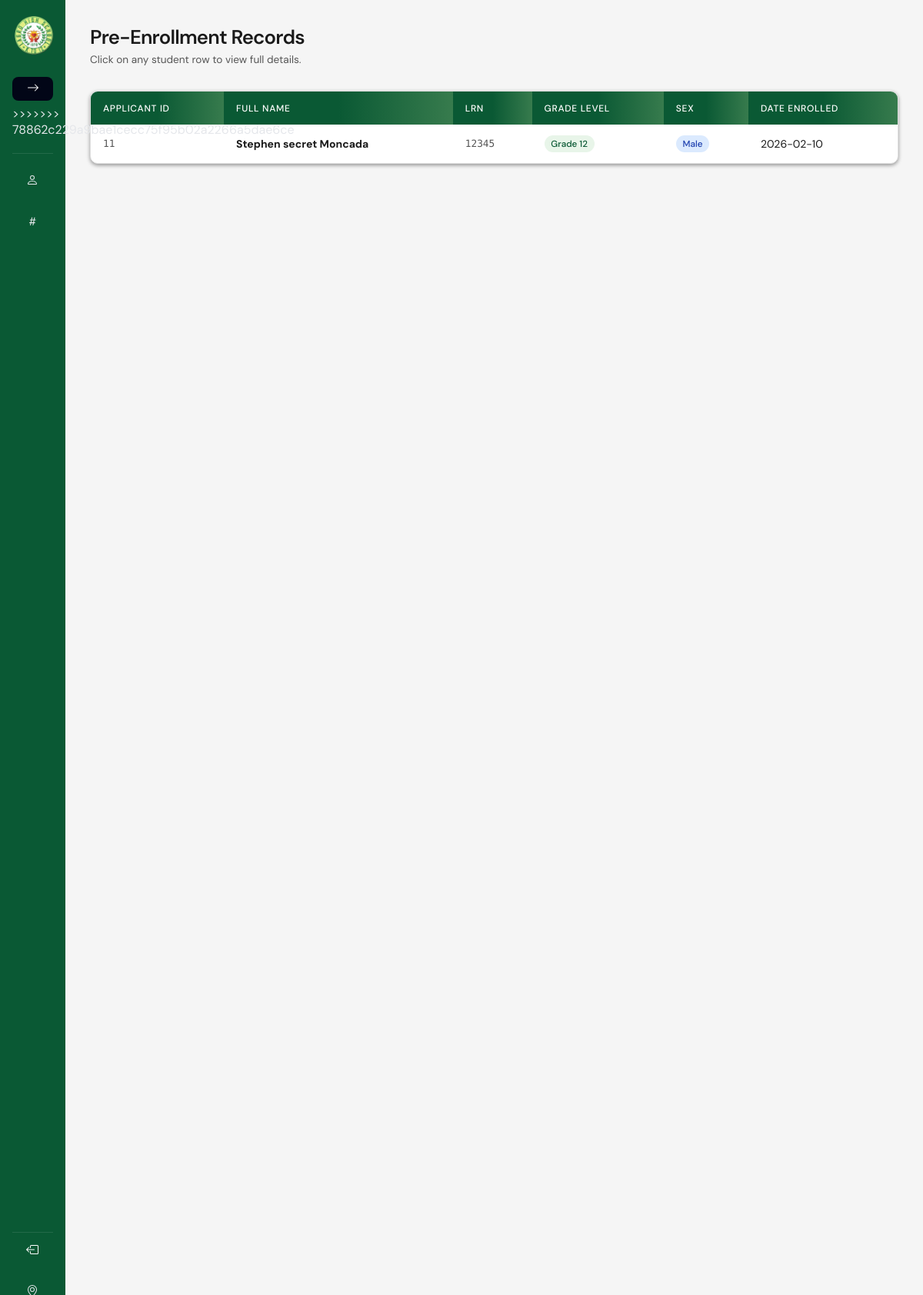
The app's page /in/display.php with its own data.
### tables this page shows
CREATE TABLE `pre_enroll_table` (
  `Applicant_id` varchar(12) NOT NULL,
  `lrn_id` bigint(12) NOT NULL,
  `f_Name` text NOT NULL,
  `l_Name` text NOT NULL,
  `m_Name` text NOT NULL,
  `ext_name` text NOT NULL,
  `b_Day` date NOT NULL,
  `age` int(100) NOT NULL,
  `sex` enum('Male','Female') NOT NULL,
  `m_Tongue` text NOT NULL,
  `ip_community` enum('Yes','No') NOT NULL,
  `specific_com` text NOT NULL,
  `4ps` enum('Yes','No') NOT NULL,
  `4ps_id` int(150) NOT NULL,
  `disability` enum('Yes','No') NOT NULL,
  `specific_disability` text NOT NULL,
  `birth_cert_No` bigint(100) NOT NULL,
  `birth_place` varchar(200) NOT NULL,
  `house_no` int(255) NOT NULL,
  `st_name` varchar(255) NOT NULL,
  `brgy` varchar(255) NOT NULL,
  `city` varchar(255) NOT NULL,
  `province` varchar(255) NOT NULL,
  `country` varchar(255) NOT NULL,
  `zip_code` int(10) NOT NULL,
  `perma_add` enum('Yes','No') NOT NULL,
  `p_house_no` int(255) NOT NULL,
  `p_st_name` varchar(255) NOT NULL,
  `p_brgy` varchar(255) NOT NULL,
  `p_city` varchar(255) NOT NULL,
  `p_province` varchar(255) NOT NULL,
  `p_country` varchar(255) NOT NULL,
  `p_zip_code` int(10) NOT NULL,
  `father_Lname` text NOT NULL,
  `father_Fname` text NOT NULL,
  `father_Mname` text NOT NULL,
  `father_contact` int(255) NOT NULL,
  `mother_Lname` text NOT NULL,
  `mother_Fname` text NOT NULL,
  `mother_Mname` text NOT NULL,
  `mother_contact` int(255) NOT NULL,
  `guardian_Lname` text NOT NULL,
  `guardian_Fname` text NOT NULL,
  `guardian_Mname` text NOT NULL,
  `guardian_contact` int(255) NOT NULL,
  `last_gr_complete` int(100) NOT NULL,
  `last_sch_attend` varchar(255) NOT NULL,
  `last_yr_complete` int(150) NOT NULL,
  `sch_id` int(100) NOT NULL,
  `grade_lvl` varchar(100) NOT NULL,
  `track` text NOT NULL,
  `pathway` text NOT NULL,
  `sem` enum('1st','2nd') NOT NULL,
  `learning_modality` text NOT NULL,
  `sch_yr` varchar(100) NOT NULL,
  `with_lrn` enum('Yes','No') NOT NULL,
  `returning` enum('Yes','No') NOT NULL,
  `pre_enroll_date` date NOT NULL
);

### in/display.php (the view, shortened to what this page needs)
<!DOCTYPE html>
<html lang="en">
<head>
</head>
<body>
<div class="sidebar-container">
    <?php include "../include/sidebar.php" ?>
</div>
<div class="main-content">
<div class="page-header">
    <h1>Pre-Enrollment Records</h1>
    <p>Click on any student row to view full details.</p>
</div>
<div class="table-wrapper">
    <table>
        <thead>
            <tr>
                <th>Applicant ID</th>
                <th>Full Name</th>
                <th>LRN</th>
                <th>Grade Level</th>
                <th>Sex</th>
                <th>Date Enrolled</th>
            </tr>
        </thead>
        <tbody>
        <?php
        include "../include/enroll.php";
        $sql = "SELECT * FROM pre_enroll_table";
        $result = mysqli_query($conn, $sql);
        if ($result && $result->num_rows > 0):
            while ($row = $result->fetch_assoc()):
                $id = $row['Applicant_id'];
                $fullName = htmlspecialchars($row['f_Name'] . ' ' . $row['m_Name'] . ' ' . $row['l_Name']);
                $sexBadge = $row['sex'] === 'Male' ? 'badge-male' : 'badge-female';
        ?>
            <tr onclick="openModal('<?= htmlspecialchars($id, ENT_QUOTES) ?>')">
                <td class="id-cell"><?= htmlspecialchars($id) ?></td>
                <td><strong><?= $fullName ?></strong></td>
                <td class="id-cell"><?= htmlspecialchars($row['lrn_id']) ?></td>
                <td><span class="badge badge-grade"><?= htmlspecialchars($row['grade_lvl']) ?></span></td>
                <td><span class="badge <?= $sexBadge ?>"><?= htmlspecialchars($row['sex']) ?></span></td>
                <td><?= htmlspecialchars($row['pre_enroll_date']) ?></td>
            </tr>
        <?php
            endwhile;
        endif;
        ?>
        </tbody>
    </table>
</div>
</div>
</body>
</html>

### in/display.php (style rules this page uses)
*, *::before, *::after { box-sizing: border-box; margin: 0; padding: 0; }
:root { --bg: #f5f5f5; --surface: #ffffff; --border: #e0e0e0; --text: #1a1a1a; --muted: #555555; --accent: rgb(10, 89, 52); --accent-light: #e8f5e9; --row-hover: #e8f5e9; --shadow: 0 2px 5px rgba(0,0,0,0.4); --shadow-lg: 0 4px 8px rgba(0,0,0,0.15); --gradient: linear-gradient(90deg, rgb(10, 89, 52) 50%, rgb(55, 123, 77) 100%); }
body { font-family: 'DM Sans', sans-serif; background: var(--bg); color: var(--text); min-height: 100vh; display: flex; }
.sidebar-container { flex-shrink: 0; }
.main-content { flex: 1; padding: 2rem; overflow-x: hidden; }
.page-header { margin-bottom: 2rem; }
.page-header h1 { font-size: 1.6rem; font-weight: 600; letter-spacing: -0.03em; }
.page-header p { font-size: 0.85rem; color: var(--muted); margin-top: 0.25rem; }
.table-wrapper { background: var(--surface); border: 1px solid var(--border); border-radius: 10px; overflow: hidden; box-shadow: var(--shadow); }
table { width: 100%; border-collapse: collapse; font-size: 0.875rem; }
thead th { background: var(--gradient); color: #fff; font-weight: 500; font-size: 0.75rem; letter-spacing: 0.06em; text-transform: uppercase; padding: 0.85rem 1rem; text-align: left; }
tbody tr { border-bottom: 1px solid var(--border); cursor: pointer; }
tbody tr:last-child { border-bottom: none; }
tbody td { padding: 0.85rem 1rem; }
tbody td.id-cell { font-family: 'DM Mono', monospace; font-size: 0.8rem; color: var(--muted); }
.badge { display: inline-block; padding: 0.2rem 0.55rem; border-radius: 20px; font-size: 0.73rem; font-weight: 500; }
.badge-male { background: #dbeafe; color: #1e40af; }
.badge-grade { background: var(--accent-light); color: var(--accent); }

### records on screen
pre_enroll_table: Applicant_id "11", fullName "Stephen secret Moncada", lrn "12345", grade_lvl "Grade 12", sex "Male", pre_enroll_date "2026-02-10"
